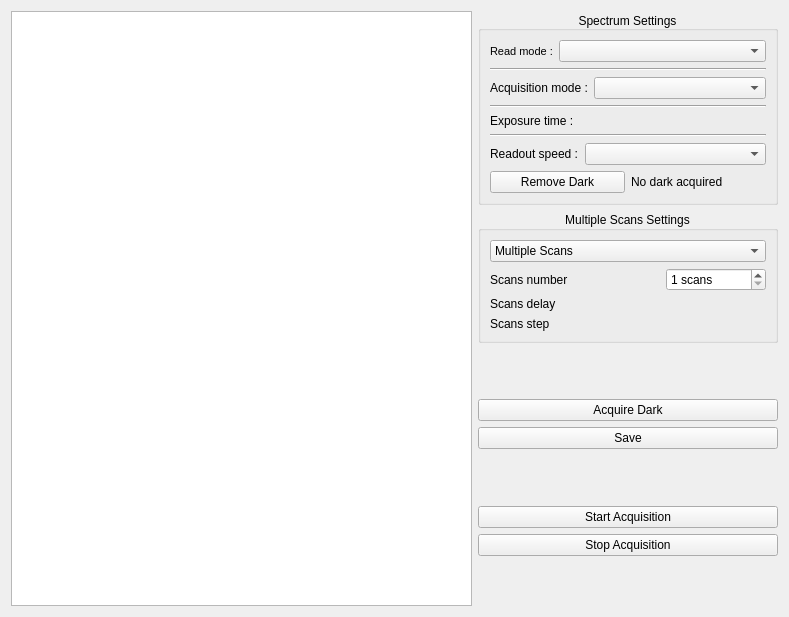
<?xml version="1.0" encoding="UTF-8"?>
<ui version="4.0">
 <class>Form</class>
 <widget class="QWidget" name="Form">
  <property name="geometry">
   <rect>
    <x>0</x>
    <y>0</y>
    <width>789</width>
    <height>617</height>
   </rect>
  </property>
  <property name="sizePolicy">
   <sizepolicy hsizetype="Expanding" vsizetype="Expanding">
    <horstretch>0</horstretch>
    <verstretch>0</verstretch>
   </sizepolicy>
  </property>
  <property name="windowTitle">
   <string>Form</string>
  </property>
  <layout class="QGridLayout" name="gridLayout">
   <item row="0" column="0">
    <widget class="PlotWidget" name="graph"/>
   </item>
   <item row="0" column="1">
    <layout class="QVBoxLayout" name="verticalLayout_2">
     <item>
      <widget class="QGroupBox" name="spectrum_settings">
       <property name="maximumSize">
        <size>
         <width>300</width>
         <height>16777215</height>
        </size>
       </property>
       <property name="styleSheet">
        <string notr="true"/>
       </property>
       <property name="title">
        <string>Spectrum Settings</string>
       </property>
       <property name="alignment">
        <set>Qt::AlignBottom|Qt::AlignHCenter</set>
       </property>
       <layout class="QVBoxLayout" name="verticalLayout_15">
        <item>
         <layout class="QHBoxLayout" name="read_modes_layout">
          <item>
           <widget class="QLabel" name="read_modes_label">
            <property name="font">
             <font>
              <pointsize>8</pointsize>
             </font>
            </property>
            <property name="text">
             <string>Read mode :</string>
            </property>
           </widget>
          </item>
          <item>
           <widget class="QComboBox" name="read_modes">
            <property name="sizePolicy">
             <sizepolicy hsizetype="Expanding" vsizetype="Fixed">
              <horstretch>0</horstretch>
              <verstretch>0</verstretch>
             </sizepolicy>
            </property>
           </widget>
          </item>
         </layout>
        </item>
        <item>
         <widget class="Line" name="separator11">
          <property name="orientation">
           <enum>Qt::Horizontal</enum>
          </property>
         </widget>
        </item>
        <item>
         <layout class="QHBoxLayout" name="acquisition_mode_layout">
          <item>
           <widget class="QLabel" name="acquisition_modes_label">
            <property name="text">
             <string>Acquisition mode :</string>
            </property>
           </widget>
          </item>
          <item>
           <widget class="QComboBox" name="acquisition_modes">
            <property name="sizePolicy">
             <sizepolicy hsizetype="Expanding" vsizetype="Fixed">
              <horstretch>0</horstretch>
              <verstretch>0</verstretch>
             </sizepolicy>
            </property>
           </widget>
          </item>
         </layout>
        </item>
        <item>
         <widget class="Line" name="separator12">
          <property name="orientation">
           <enum>Qt::Horizontal</enum>
          </property>
         </widget>
        </item>
        <item>
         <layout class="QHBoxLayout" name="exposure_time_layout">
          <item>
           <widget class="QLabel" name="exposure_time_label">
            <property name="text">
             <string>Exposure time :</string>
            </property>
           </widget>
          </item>
         </layout>
        </item>
        <item>
         <widget class="Line" name="separator13">
          <property name="orientation">
           <enum>Qt::Horizontal</enum>
          </property>
         </widget>
        </item>
        <item>
         <layout class="QHBoxLayout" name="readout_speed_layout">
          <item>
           <widget class="QLabel" name="readout_speed_label">
            <property name="text">
             <string>Readout speed :</string>
            </property>
           </widget>
          </item>
          <item>
           <widget class="QComboBox" name="readout_speed">
            <property name="sizePolicy">
             <sizepolicy hsizetype="Expanding" vsizetype="Fixed">
              <horstretch>0</horstretch>
              <verstretch>0</verstretch>
             </sizepolicy>
            </property>
           </widget>
          </item>
         </layout>
        </item>
        <item>
         <layout class="QHBoxLayout" name="horizontalLayout">
          <item>
           <widget class="QPushButton" name="remove_dark">
            <property name="text">
             <string>Remove Dark</string>
            </property>
           </widget>
          </item>
          <item>
           <widget class="QLabel" name="dark_acquired_msg">
            <property name="text">
             <string>No dark acquired</string>
            </property>
           </widget>
          </item>
         </layout>
        </item>
       </layout>
      </widget>
     </item>
     <item>
      <widget class="QGroupBox" name="multiple_scan_settings">
       <property name="maximumSize">
        <size>
         <width>300</width>
         <height>16777215</height>
        </size>
       </property>
       <property name="title">
        <string>Multiple Scans Settings</string>
       </property>
       <property name="alignment">
        <set>Qt::AlignCenter</set>
       </property>
       <layout class="QVBoxLayout" name="verticalLayout">
        <property name="topMargin">
         <number>9</number>
        </property>
        <item>
         <widget class="QComboBox" name="multipe_scan_mode">
          <item>
           <property name="text">
            <string>Multiple Scans</string>
           </property>
          </item>
          <item>
           <property name="text">
            <string>Scan Accumulation</string>
           </property>
          </item>
          <item>
           <property name="text">
            <string>Scan Median</string>
           </property>
          </item>
          <item>
           <property name="text">
            <string>Scan Average</string>
           </property>
          </item>
         </widget>
        </item>
        <item>
         <layout class="QHBoxLayout" name="scan_number">
          <item>
           <widget class="QLabel" name="scan_number_label">
            <property name="text">
             <string>Scans number</string>
            </property>
           </widget>
          </item>
          <item>
           <widget class="QSpinBox" name="scan_number_spin">
            <property name="maximumSize">
             <size>
              <width>100</width>
              <height>16777215</height>
             </size>
            </property>
            <property name="suffix">
             <string> scans</string>
            </property>
            <property name="minimum">
             <number>1</number>
            </property>
            <property name="maximum">
             <number>1000</number>
            </property>
           </widget>
          </item>
         </layout>
        </item>
        <item>
         <layout class="QHBoxLayout" name="scan_delay">
          <item>
           <widget class="QLabel" name="scan_delay_label">
            <property name="text">
             <string>Scans delay</string>
            </property>
           </widget>
          </item>
         </layout>
        </item>
        <item>
         <layout class="QHBoxLayout" name="scan_wavelength_step">
          <item>
           <widget class="QLabel" name="scan_wavelength_step_label">
            <property name="text">
             <string>Scans step</string>
            </property>
           </widget>
          </item>
         </layout>
        </item>
       </layout>
      </widget>
     </item>
     <item>
      <spacer name="verticalSpacer_10">
       <property name="orientation">
        <enum>Qt::Vertical</enum>
       </property>
       <property name="sizeHint" stdset="0">
        <size>
         <width>20</width>
         <height>40</height>
        </size>
       </property>
      </spacer>
     </item>
     <item>
      <widget class="QPushButton" name="acquire_dark">
       <property name="maximumSize">
        <size>
         <width>300</width>
         <height>16777215</height>
        </size>
       </property>
       <property name="text">
        <string>Acquire Dark</string>
       </property>
      </widget>
     </item>
     <item>
      <widget class="QPushButton" name="save">
       <property name="maximumSize">
        <size>
         <width>300</width>
         <height>16777215</height>
        </size>
       </property>
       <property name="text">
        <string>Save</string>
       </property>
      </widget>
     </item>
     <item>
      <spacer name="verticalSpacer_3">
       <property name="orientation">
        <enum>Qt::Vertical</enum>
       </property>
       <property name="sizeHint" stdset="0">
        <size>
         <width>20</width>
         <height>40</height>
        </size>
       </property>
      </spacer>
     </item>
     <item>
      <widget class="QPushButton" name="start_acquisition">
       <property name="maximumSize">
        <size>
         <width>300</width>
         <height>16777215</height>
        </size>
       </property>
       <property name="text">
        <string>Start Acquisition</string>
       </property>
      </widget>
     </item>
     <item>
      <widget class="QPushButton" name="stop_acquisition">
       <property name="maximumSize">
        <size>
         <width>300</width>
         <height>16777215</height>
        </size>
       </property>
       <property name="text">
        <string>Stop Acquisition</string>
       </property>
      </widget>
     </item>
     <item>
      <spacer name="verticalSpacer_9">
       <property name="orientation">
        <enum>Qt::Vertical</enum>
       </property>
       <property name="sizeHint" stdset="0">
        <size>
         <width>20</width>
         <height>40</height>
        </size>
       </property>
      </spacer>
     </item>
    </layout>
   </item>
  </layout>
 </widget>
 <customwidgets>
  <customwidget>
   <class>PlotWidget</class>
   <extends>QGraphicsView</extends>
   <header location="global">pyqtgraph</header>
  </customwidget>
 </customwidgets>
 <resources/>
 <connections/>
</ui>
